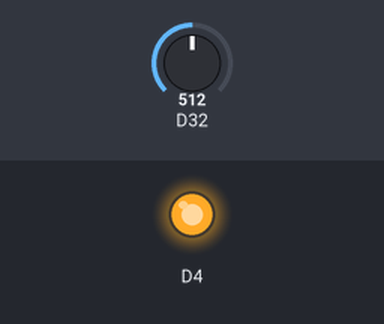
A sketch run on a simulated Arduino Zero (SAMD21). On the bench: output pins drawn as LEDs (lit = HIGH). Inputs (shaded band) come from the test bench; at power-on: D32 = 512 (analog values on the 0–1023 scale). What the sketch prints to the serial monitor is not drawn.

Above: at 1.2 s.
1.3 s: D32 set to 492
2.8 s: D32 set to 511
Timing chart, 0 to 5.8 s (numbered marks = the images above; inputs shaded):
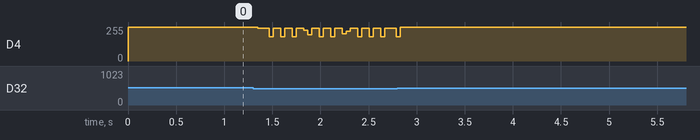

The sketch:

capacitor_sensor.ino
```cpp
class Capacitor {
  int readPin;
  int writePin;
  unsigned long previousMicros;

public:
  Capacitor(int pinA, int pinB) {
    readPin = pinA;
    writePin = pinB;
    previousMicros = 0;

    pinMode(writePin, OUTPUT);
  }

  long getReading() {
    previousMicros = micros();

    for (int count = 0; count < 1000; count++) {
      // Charge the capacitor
      digitalWrite(writePin, HIGH);
      delayMicroseconds(1);  // Allow a brief charge time

      // Read the analog value
      int reading = analogRead(readPin);

      // Check if the reading is above a threshold
      if (reading > 2000) break; // Adjust threshold based on your setup

      // Discharge the capacitor
      digitalWrite(writePin, LOW);
      delayMicroseconds(1);
    }

    return (micros() - previousMicros);
  }
};

Capacitor sensor(32,4);

void setup() {
  Serial.begin(9600);
  analogReadResolution(12);  // Set to full range (0 - 4095)
}

void loop() {
  long readings[100];
  for (int i = 0; i < 100; i++) {
    readings[i] = sensor.getReading();
    delay(10);
  }

  long sum = 0;
  for (int j = 0; j < 100; j++) {
    sum += readings[j];
  }

  Serial.println(sum / 100);
}
```
